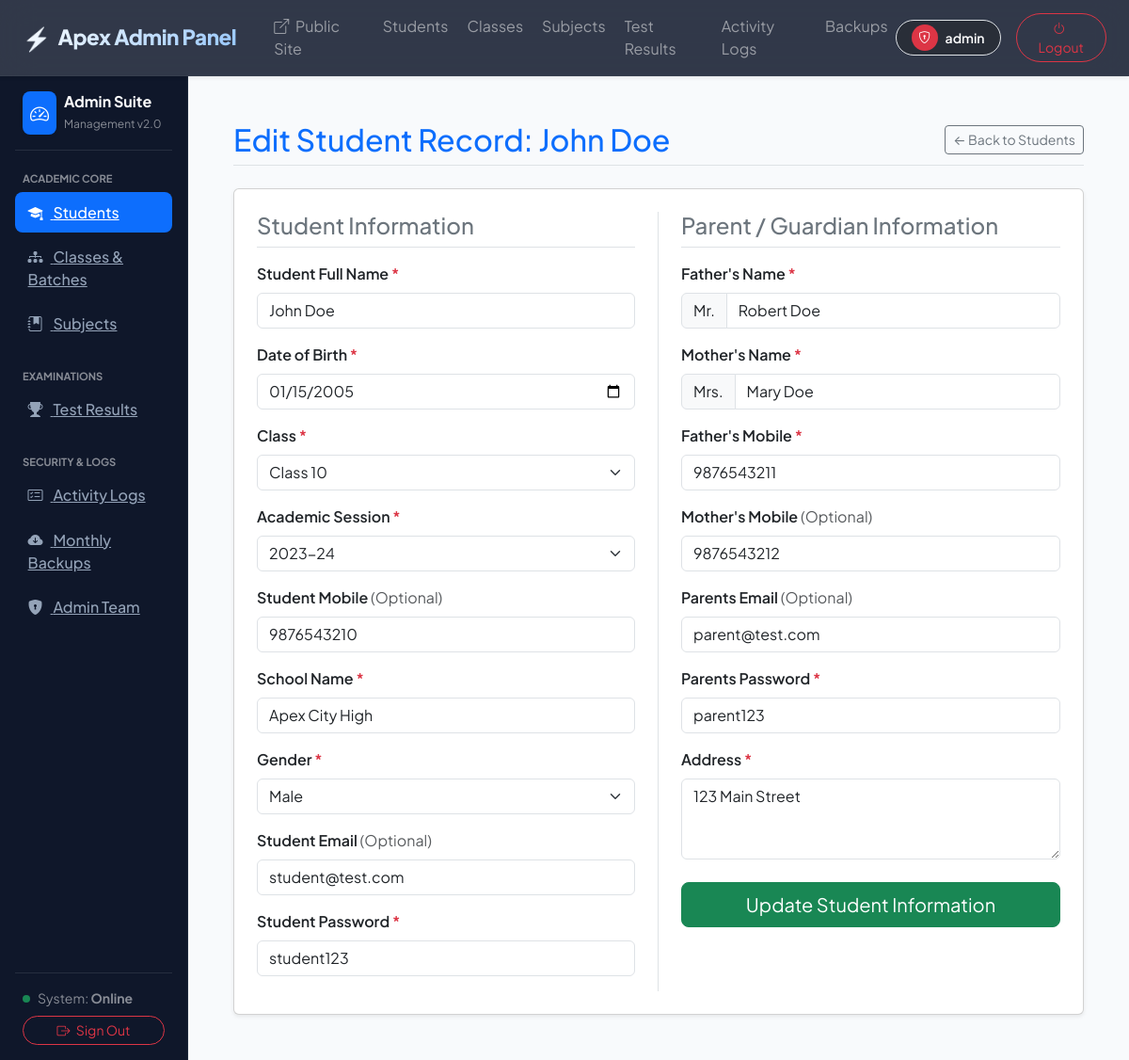
Page /student-edit.php?studentid=1 (signed in) on the committed database.
### tables this page shows
CREATE TABLE tblstudent2 (
    studentid INTEGER PRIMARY KEY AUTOINCREMENT,
    studentname TEXT NOT NULL,
    dob TEXT,
    class TEXT,
    season TEXT,
    studentmobile TEXT,
    schoolname TEXT,
    gender TEXT,
    studentmail TEXT,
    studentlogin TEXT,
    fathername TEXT,
    mothername TEXT,
    fathermobilenumber TEXT,
    motherMobileNumber TEXT,
    parantsmail TEXT,
    parentspassword TEXT,
    address TEXT,
    addedDateTime TEXT,
    addedipaddress TEXT
);

### student-edit.php (the view, shortened to what this page needs)
<?php
include "dbms.php";
include "includes/top.php";
?>
<?php
include "includes/nav.php";
include "includes/left-side.php";
$studentid = $_REQUEST["studentid"] ?? null;
$stmt = $conn->prepare("SELECT * FROM tblstudent2 WHERE studentid = :studentid");
$stmt->bindParam(":studentid", $studentid, PDO::PARAM_INT);
$stmt->execute();
$result = $stmt->fetch();
?>
<div class="container-fluid p-0">
	<div class="d-flex justify-content-between align-items-center mb-4 border-bottom pb-2">
		<h2 class="text-primary m-0">Edit Student Record: <?php echo htmlspecialchars($result["studentname"]); ?></h2>
		<a href="table.php" class="btn btn-outline-secondary btn-sm">&larr; Back to Students</a>
	</div>
	<form action="student-edit-process.php" method="post" class="card shadow-sm p-4">
		<div class="row">
			<div class="col-md-6 border-end pe-md-4">
				<h4 class="text-secondary mb-3 border-bottom pb-2">Student Information</h4>
				<div class="mb-3">
					<label for="studentname" class="form-label fw-semibold">Student Full Name <span class="text-danger">*</span></label>
					<input type="text" class="form-control" id="studentname" name="studentname" value="<?php echo htmlspecialchars($result["studentname"] ?? ''); ?>" required>
				</div>
				<div class="mb-3">
					<label for="dob" class="form-label fw-semibold">Date of Birth <span class="text-danger">*</span></label>
					<input type="date" class="form-control" id="dob" name="dob" value="<?php echo htmlspecialchars($result["dob"] ?? ''); ?>" required>
				</div>
				<div class="mb-3">
					<label for="classSelect" class="form-label fw-semibold">Class <span class="text-danger">*</span></label>
					<select class="form-select" name="class" id="classSelect" required>
						<?php
							$cStmt = $conn->prepare("SELECT * FROM tblclass WHERE status = '1' ORDER BY classid ASC");
							$cStmt->execute();
							while ($cRow = $cStmt->fetch()):
								$selected = ($result["class"] == $cRow["classid"] || $result["class"] == $cRow["classname"]) ? 'selected' : '';
						?>
							<option value="<?php echo htmlspecialchars($cRow["classid"]); ?>" <?php echo $selected; ?>>
								<?php echo htmlspecialchars($cRow["classname"]); ?>
							</option>
						<?php endwhile; ?>
					</select>
				</div>
				<div class="mb-3">
					<label for="seasonSelect" class="form-label fw-semibold">Academic Session <span class="text-danger">*</span></label>
					<select class="form-select" name="season" id="seasonSelect" required>
						<option value="2023-24" <?php if ($result["season"] === '2023-24' || $result["season"] == '1') echo "selected"; ?>>2023-24</option>
					</select>
				</div>
				<div class="mb-3">
					<label for="studentmobile" class="form-label fw-semibold">Student Mobile <span class="text-muted fw-normal">(Optional)</span></label>
					<input type="tel" class="form-control" id="studentmobile" name="studentmobile" value="<?php echo htmlspecialchars($result["studentmobile"] ?? ''); ?>">
				</div>
				<div class="mb-3">
					<label for="schoolname" class="form-label fw-semibold">School Name <span class="text-danger">*</span></label>
					<input type="text" class="form-control" id="schoolname" name="schoolname" value="<?php echo htmlspecialchars($result["schoolname"] ?? ''); ?>" required>
				</div>
				<div class="mb-3">
					<label for="genderSelect" class="form-label fw-semibold">Gender <span class="text-danger">*</span></label>
					<select class="form-select" name="gender" id="genderSelect" required>
						<option value="1" <?php if ($result["gender"] == "1") echo "selected"; ?>>Male</option>
					</select>
				</div>
				<div class="mb-3">
					<label for="studentmail" class="form-label fw-semibold">Student Email <span class="text-muted fw-normal">(Optional)</span></label>
					<input type="email" class="form-control" id="studentmail" name="studentmail" value="<?php echo htmlspecialchars($result["studentmail"] ?? ''); ?>">
				</div>
				<div class="mb-3">
					<label for="studentlogin" class="form-label fw-semibold">Student Password <span class="text-danger">*</span></label>
					<input type="text" class="form-control" id="studentlogin" name="studentlogin" value="<?php echo htmlspecialchars($result["studentlogin"] ?? ''); ?>" required>
				</div>
			</div>
			<div class="col-md-6 ps-md-4">
				<h4 class="text-secondary mb-3 border-bottom pb-2">Parent / Guardian Information</h4>
				<div class="mb-3">
					<label for="fathername" class="form-label fw-semibold">Father's Name <span class="text-danger">*</span></label>
					<div class="input-group">
						<span class="input-group-text">Mr.</span>
						<input type="text" class="form-control" id="fathername" name="fathername" value="<?php echo htmlspecialchars($result["fathername"] ?? ''); ?>" required>
					</div>
				</div>
				<div class="mb-3">
					<label for="mothername" class="form-label fw-semibold">Mother's Name <span class="text-danger">*</span></label>
					<div class="input-group">
						<span class="input-group-text">Mrs.</span>
						<input type="text" class="form-control" id="mothername" name="mothername" value="<?php echo htmlspecialchars($result["mothername"] ?? ''); ?>" required>
					</div>
				</div>
				<div class="mb-3">
					<label for="fathermobilenumber" class="form-label fw-semibold">Father's Mobile <span class="text-danger">*</span></label>
					<input type="tel" class="form-control" id="fathermobilenumber" name="fathermobilenumber" value="<?php echo htmlspecialchars($result["fathermobilenumber"] ?? ''); ?>" required>
				</div>
				<div class="mb-3">
					<label for="motherMobileNumber" class="form-label fw-semibold">Mother's Mobile <span class="text-muted fw-normal">(Optional)</span></label>
					<input type="tel" class="form-control" id="motherMobileNumber" name="motherMobileNumber" value="<?php echo htmlspecialchars($result["motherMobileNumber"] ?? ''); ?>">
				</div>
				<div class="mb-3">
					<label for="parentsmail" class="form-label fw-semibold">Parents Email <span class="text-muted fw-normal">(Optional)</span></label>
					<input type="email" class="form-control" id="parentsmail" name="parentsmail" value="<?php echo htmlspecialchars($result["parantsmail"] ?? ''); ?>">
				</div>
				<div class="mb-3">
					<label for="parentsmailpassword" class="form-label fw-semibold">Parents Password <span class="text-danger">*</span></label>
					<input type="text" class="form-control" id="parentsmailpassword" name="parentsmailpassword" value="<?php echo htmlspecialchars($result["parentspassword"] ?? ''); ?>" required>
				</div>
				<div class="mb-3">
					<label for="address" class="form-label fw-semibold">Address <span class="text-danger">*</span></label>
					<textarea class="form-control" name="address" id="address" rows="3" required><?php echo htmlspecialchars($result["address"] ?? ''); ?></textarea>
				</div>
				<div class="d-grid gap-2 mt-4">
					<button type="submit" class="btn btn-success btn-lg">Update Student Information</button>
				</div>
			</div>
		</div>
	</form>
</div>
<?php
include "includes/end.php";
?>

### style.css (style rules this page uses)
:root { --primary: #4f46e5; --primary-hover: #4338ca; --primary-light: #eef2ff; --secondary: #0ea5e9; --accent: #f59e0b; --success: #10b981; --danger: #ef4444; --dark-bg: #0f172a; --card-bg: rgba(255, 255, 255, 0.92); --glass-border: rgba(255, 255, 255, 0.4); --glass-shadow: 0 20px 40px -15px rgba(0, 0, 0, 0.07); --font-main: 'Plus Jakarta Sans', -apple-system, BlinkMacSystemFont, "Segoe UI", Roboto, sans-serif; }
body { font-family: var(--font-main); background-color: #f8fafc; color: #1e293b; overflow-x: hidden; margin: 0; padding: 0; }

### rows in the picture
tblstudent2: studentname "John Doe", dob "01/15/2005", season "2023-24", studentmobile "9876543210", schoolname "Apex City High", gender "Male", studentmail "student@test.com", studentlogin "student123", fathername "Robert Doe", mothername "Mary Doe", fathermobilenumber "9876543211", motherMobileNumber "9876543212", parentsmail "parent@test.com", parentsmailpassword "parent123", address "123 Main Street"

### other values in the picture
$_SESSION['adminusername'] "admin"
form field class "Class 10"
